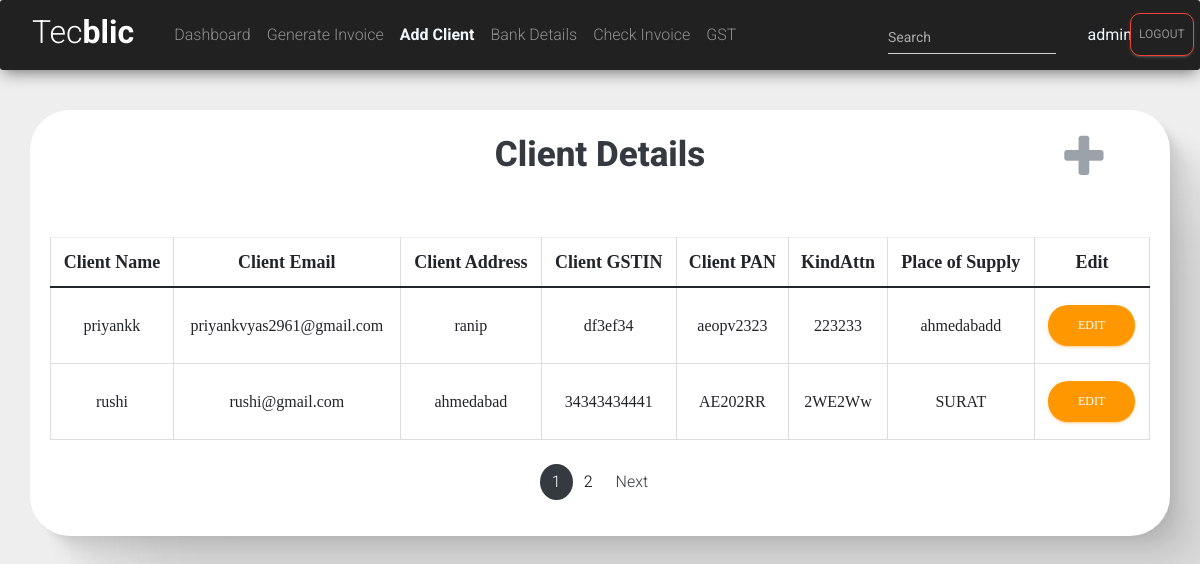
The page /add (signed in) on the database as committed earlier.
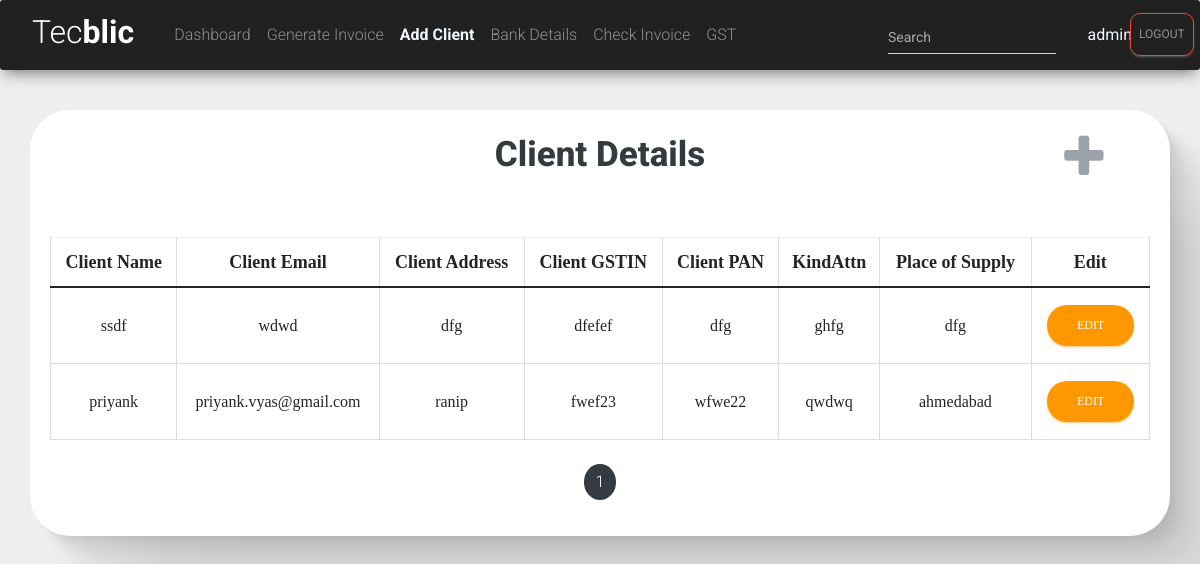
The same page on the database as committed later.
### tecblicapp/models.py (models this page shows, shortened)
class clientDetail(models.Model):
    clientName=models.CharField(max_length=50,null=True,blank=True)
    clientEmail=models.EmailField(null=True,blank=True)
    clientAddress=models.CharField(max_length=200,null=True,blank=True)
    clientGSTIN=models.CharField(max_length=15,null=True,blank=True)
    clientPAN=models.CharField(max_length=10,null=True,blank=True)
    kindAttn=models.CharField(max_length=40,null=True,blank=True)
    placeofSupply=models.CharField(max_length=40,null=True,blank=True)

### tecblicapp/views.py (the view)
# urls.py: path('add',views.client_detail,name='client-detail'),
@login_required(login_url='login')
def client_detail(request):
    form=clientDetailForm()
    clientdetails1=clientDetail.objects.all()
    paginator = Paginator(clientdetails1,2)
    page_number = request.GET.get('page',paginator)
    finaldata =  paginator.get_page(page_number)
    totalpage = finaldata.paginator.num_pages
    return render(request,'tecblicapp/add_client.html',{'clientdetails':finaldata,'totalpages':[n+1 for n in range(totalpage)]})
    return render(request,'tecblicapp/add_client.html',{'form':form,'clientdetails':clientdetails1})

### tecblicapp/templates/tecblicapp/add_client.html (shortened to what this page needs)
<!DOCTYPE html>
<html lang="en">
<head>
    <link href="https://cdn.jsdelivr.net/npm/bootstrap@5.1.3/dist/css/bootstrap.min.css" rel="stylesheet">
    <link rel="stylesheet" href="https://maxcdn.bootstrapcdn.com/font-awesome/latest/css/font-awesome.min.css">
    <link href="/static/assets/css/material-dashboard.css?v=2.1.2" rel="stylesheet" />
    <link href="/static/assets/css/material-dashboard-rtl.css?v=2.1.2" rel="stylesheet" />
</head>
<body>
{% include 'tecblicapp/navbar.html' %}
<div class="container" style="  box-shadow:
2.8px 2.8px 2.2px rgba(0, 0, 0, 0.02),
6.7px 6.7px 5.3px rgba(0, 0, 0, 0.028),
12.5px 12.5px 10px rgba(0, 0, 0, 0.035),
22.3px 22.3px 17.9px rgba(0, 0, 0, 0.042),
41.8px 41.8px 33.4px rgba(0, 0, 0, 0.05),
100px 100px 80px rgba(0, 0, 0, 0.07)
;background-color: white;border-radius: 40px;">
        <div class="text-center" style="font-family: Georgia, 'Times New Roman', Times, serif;">
            <h4 class="text-center text-dark" style="font-size: 35px;font-weight: 800">Client Details</h4>
      <i class="fa fa-plus" data-bs-toggle="modal" data-bs-target="#exampleModal" style="font-size: 50px;position: relative;bottom: 55px;size:30px;left: 44%;cursor: pointer;user-select: none;" type='button' aria-hidden="true"></i>
            <table class="table table-hover table-bordered table-sm">
                <thead>
                    <tr id="heading">
                            <th scope="col" style="font-weight:800;font-size: large;">Client Name</th>
                            <th scope="col"  style="font-weight:800;font-size: large;">Client Email</th>
                            <th scope="col" style="font-weight:800;font-size: large;" >Client Address</th>
                            <th scope="col"  style="font-weight:800;font-size: large;">Client GSTIN</th>
                        <th scope="col"  style="font-weight:800;font-size: large;">Client PAN</th>
                        <th scope="col" style="font-weight:800;font-size: large;">KindAttn</th>
                        <th scope="col" style="font-weight:800;font-size: large;">Place of Supply</th>
                        <th scope="col" style="font-weight:800;font-size: large;">Edit</th>
                    </tr>
                </thead>
                <tbody id="tbody">
                    {% for cl in clientdetails %}
                    <tr>
                        <td id="name{{ cl.id }}">{{ cl.clientName }}</td>
                        <td id="email{{ cl.id }}">{{ cl.clientEmail }}</td>
                        <td id="address{{ cl.id }}">{{ cl.clientAddress }}</td>
                        <td id="gst{{ cl.id }}">{{ cl.clientGSTIN }}</td>
                        <td id="pan{{ cl.id }}">{{ cl.clientPAN }}</td>
                        <td id="kind{{ cl.id }}">{{ cl.kindAttn }}</td>
                        <td id="place{{ cl.id }}">{{ cl.placeofSupply }}</td>
                        <td><input type="button" data-sid="{{cl.id}}" id="e{{cl.id}}" class="button btn btn-warning btn-edit" style="border-radius: 20px;" value="Edit"></td>
                    </tr>
                    {% endfor %}
                </tbody>
            </table>
        </div>
        <nav aria-label="Page navigation" class="mt-4" style="margin: auto;width: 25%;">
            <ul class="pagination pagination-primary" style="justify-content: center;">
        {% for i in totalpages %}
        <li class="page-item
        {% if clientdetails.number == i %}
        bg-dark
        {% else %}
        {% endif %}
        " style="border-radius: 100%;"><a class="page-link" style="color:{% if clientdetails.number == i %}white;{% else %}black;{% endif %}" href="/add?page={{i}}">{{i}}</a></li>
        {% endfor %}
        {% if clientdetails.has_next %}
        <li class="page-item"><a class="page-link text-dark "  href="/add?page={{clientdetails.next_page_number}}">Next</a></li>
        {% endif %}
    </ul>
</nav>
</div>
</body>
</html>

Rows that differ between the two databases and show on the page:
removed clientDetail: clientName "priyankk", clientEmail "priyankvyas2961@gmail.com", clientAddress "ranip", clientGSTIN "df3ef34", clientPAN "aeopv2323", kindAttn "223233", placeofSupply "ahmedabadd"
removed clientDetail: clientName "rushi", clientEmail "rushi@gmail.com", clientAddress "ahmedabad", clientGSTIN "34343434441", clientPAN "AE202RR", kindAttn "2WE2Ww", placeofSupply "SURAT"
added clientDetail: clientName "ssdf", clientEmail "wdwd", clientAddress "dfg", clientGSTIN "dfefef", clientPAN "dfg", kindAttn "ghfg", placeofSupply "dfg"
added clientDetail: clientName "priyank", clientEmail "priyank.vyas@gmail.com", clientAddress "ranip", clientGSTIN "fwef23", clientPAN "wfwe22", kindAttn "qwdwq", placeofSupply "ahmedabad"
Other text that changed with them:
list line gone: "2"
text no longer shown: "Next"
